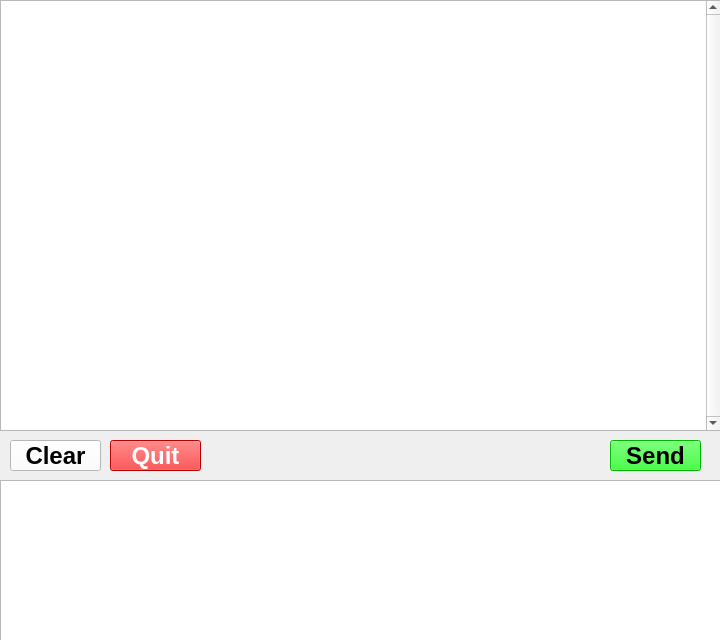
<?xml version="1.0" encoding="UTF-8"?>
<ui version="4.0">
 <class>MainWindow</class>
 <widget class="QMainWindow" name="MainWindow">
  <property name="geometry">
   <rect>
    <x>0</x>
    <y>0</y>
    <width>720</width>
    <height>640</height>
   </rect>
  </property>
  <property name="minimumSize">
   <size>
    <width>720</width>
    <height>640</height>
   </size>
  </property>
  <property name="maximumSize">
   <size>
    <width>720</width>
    <height>640</height>
   </size>
  </property>
  <property name="windowTitle">
   <string>P2P Chat</string>
  </property>
  <widget class="QWidget" name="centralwidget">
   <widget class="QTextEdit" name="chatDisplay">
    <property name="geometry">
     <rect>
      <x>0</x>
      <y>0</y>
      <width>721</width>
      <height>431</height>
     </rect>
    </property>
    <property name="font">
     <font>
      <pointsize>15</pointsize>
     </font>
    </property>
    <property name="verticalScrollBarPolicy">
     <enum>Qt::ScrollBarAlwaysOn</enum>
    </property>
    <property name="readOnly">
     <bool>true</bool>
    </property>
   </widget>
   <widget class="QTextEdit" name="userInput">
    <property name="geometry">
     <rect>
      <x>0</x>
      <y>480</y>
      <width>721</width>
      <height>161</height>
     </rect>
    </property>
    <property name="font">
     <font>
      <pointsize>15</pointsize>
     </font>
    </property>
   </widget>
   <widget class="QPushButton" name="sendButton">
    <property name="geometry">
     <rect>
      <x>610</x>
      <y>440</y>
      <width>91</width>
      <height>31</height>
     </rect>
    </property>
    <property name="font">
     <font>
      <pointsize>18</pointsize>
      <weight>75</weight>
      <italic>false</italic>
      <bold>true</bold>
      <underline>false</underline>
      <strikeout>false</strikeout>
      <stylestrategy>PreferDefault</stylestrategy>
     </font>
    </property>
    <property name="autoFillBackground">
     <bool>false</bool>
    </property>
    <property name="styleSheet">
     <string notr="true">background-color: rgb(0,255,0)</string>
    </property>
    <property name="text">
     <string>Send</string>
    </property>
   </widget>
   <widget class="QPushButton" name="clearButton">
    <property name="geometry">
     <rect>
      <x>10</x>
      <y>440</y>
      <width>91</width>
      <height>31</height>
     </rect>
    </property>
    <property name="font">
     <font>
      <pointsize>18</pointsize>
      <weight>75</weight>
      <italic>false</italic>
      <bold>true</bold>
      <underline>false</underline>
      <strikeout>false</strikeout>
      <stylestrategy>PreferDefault</stylestrategy>
     </font>
    </property>
    <property name="autoFillBackground">
     <bool>false</bool>
    </property>
    <property name="styleSheet">
     <string notr="true">background-color: rgb(255,255,255)</string>
    </property>
    <property name="text">
     <string>Clear</string>
    </property>
   </widget>
   <widget class="QPushButton" name="quitButton">
    <property name="geometry">
     <rect>
      <x>110</x>
      <y>440</y>
      <width>91</width>
      <height>31</height>
     </rect>
    </property>
    <property name="font">
     <font>
      <pointsize>18</pointsize>
      <weight>75</weight>
      <italic>false</italic>
      <bold>true</bold>
      <underline>false</underline>
      <strikeout>false</strikeout>
      <stylestrategy>PreferDefault</stylestrategy>
     </font>
    </property>
    <property name="autoFillBackground">
     <bool>false</bool>
    </property>
    <property name="styleSheet">
     <string notr="true">background-color: rgb(255,0,0);
color: rgb(255,255,255)</string>
    </property>
    <property name="text">
     <string>Quit</string>
    </property>
   </widget>
  </widget>
 </widget>
 <resources/>
 <connections/>
</ui>
